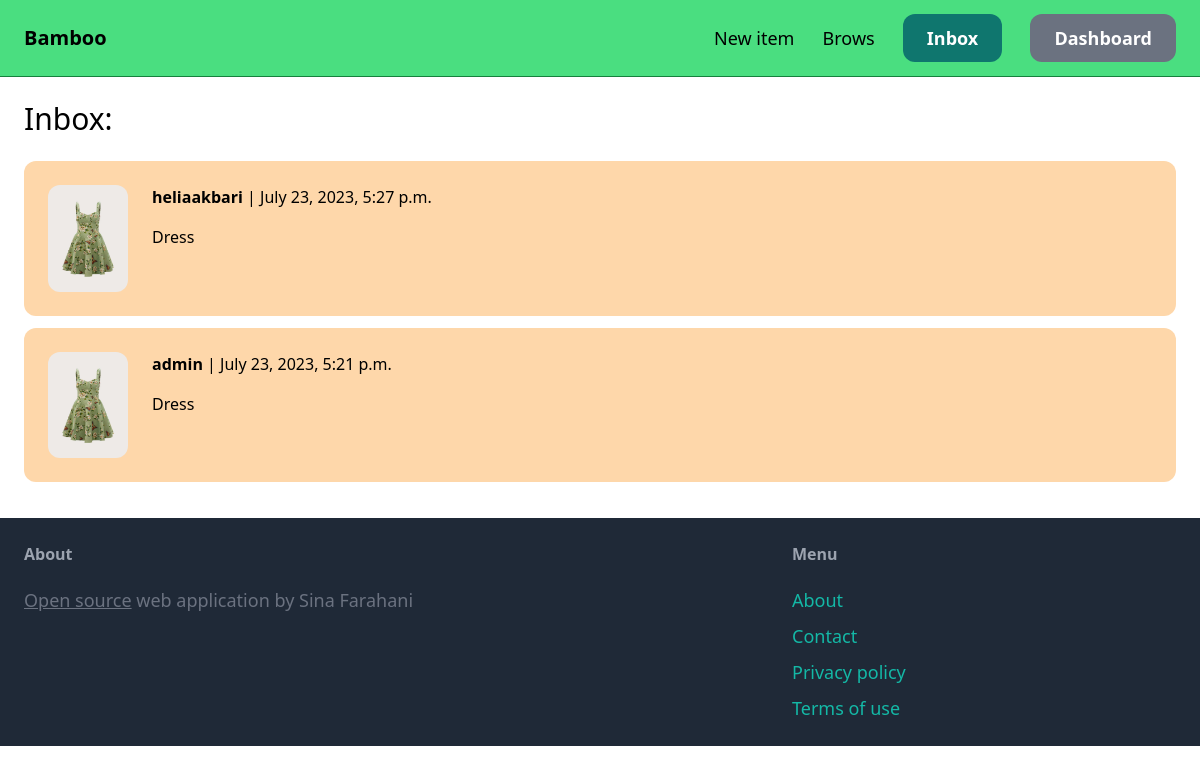
Screenshot of /inbox/ (signed in) with the database file from the repository.
### conversation/models.py (models this page shows)
class Conversation(models.Model):
    item = models.ForeignKey(Item, related_name='conversations', on_delete=models.CASCADE)
    members = models.ManyToManyField(User, related_name='conversations')
    created_at = models.DateTimeField(auto_now_add=True)
    modified_at = models.DateTimeField(auto_now=True)
    class Meta:
        ordering = ('-modified_at',)

### item/models.py (models this page shows, shortened)
class Item(models.Model):
    name = models.CharField(max_length=255)
    category = models.ForeignKey(Category, related_name='items', on_delete=models.CASCADE)
    description = models.TextField(blank=True, null=True)
    price = models.FloatField()
    image = models.ImageField(upload_to='item_images', blank=True, null=True)
    is_sold = models.BooleanField(default=False)
    created_by = models.ForeignKey(User, related_name='items', on_delete=models.CASCADE)
    created_at = models.DateTimeField(auto_now_add=True)

### conversation/views.py (the view)
# urls.py: path('', views.inbox, name='inbox'),
@login_required
def inbox(request):
    conversations = Conversation.objects.filter(members__in=[request.user.id])
    return render(request, 'conversation/inbox.html', {
        'conversations': conversations
    })

### conversation/templates/conversation/inbox.html (shortened to what this page needs)
{% extends 'core/base.html' %}
{% block content %}
<h1 class="mb-6 text-3xl">Inbox: </h1>
<div class="space-y-6">
    {% for conversation in conversations %}
        <a href="{% url 'conversation:detail' conversation.id %}">
            <div class="p-6 mb-3 flex bg-orange-200 hover:bg-orange-400 rounded-xl">
                <div class="pr-6">
                    <img src="{{ conversation.item.image.url }}" class="w-20 rounded-xl">
                </div>
                <div>
                    {% for member in conversation.members.all %}
                        {% if member != request.user %}
                            <p class="mb-4"><strong>{{ member.username }}</strong> | {{ conversation.modified_at}} </p>
                            <p>{{ conversation.item.name }}</p>
                        {% endif %}
                    {% endfor %}
                </div>
            </div>
        </a>
    {% endfor %}
</div>
{% endblock %}

### rows the page displays
Conversation: item.image (picture), modified_at "July 23, 2023, 5:27 p.m.", item.name "Dress"
Conversation: item.image (picture), modified_at "July 23, 2023, 5:21 p.m.", item.name "Dress"

### other values shown
{{ member.username }} "heliaakbari"
{{ member.username }} "admin"
